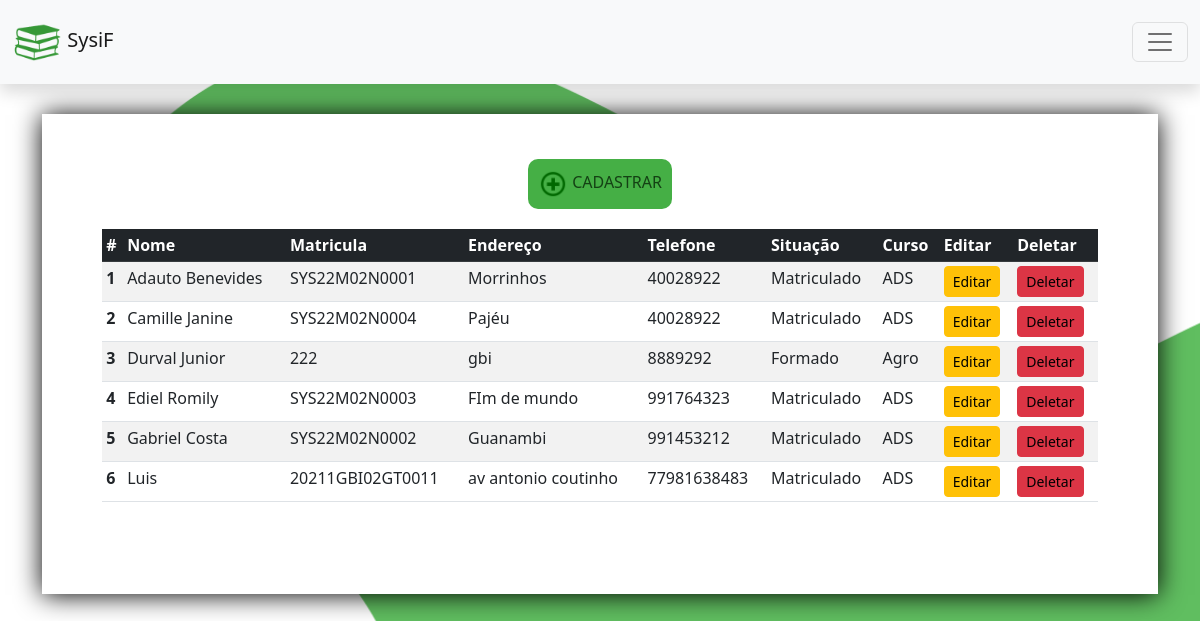
/aluno/, run on the app's committed database.
### aluno/models.py (models this page shows, shortened)
class Aluno(Pessoa):
    id_curso = models.ForeignKey(Curso, on_delete=models.CASCADE)#Durval - passando a chave estangeira da classe(tabela) curso
    matricula = models.CharField('Matricula', max_length=250)
    situacao = models.CharField('Situação', max_length=250)
    class Meta:
        verbose_name = 'Aluno'
        ordering = ['nome']

### professor/models.py (models this page shows, shortened)
class Pessoa(models.Model):
    nome = models.CharField('Nome', max_length=100)
    endereco = models.CharField('Endereço', max_length=250)
    telefone = models.CharField('Telefone', max_length=250)
    class Meta:
        verbose_name = 'Pessoa'
        ordering = ['nome']

### curso/models.py (models this page shows, shortened)
class Curso(models.Model):
    nome_curso = models.CharField('Nome', max_length=250)
    codigo_curso = models.CharField('Código curso', max_length=100)
    descricao = models.CharField('Descrição', max_length=500)
    def __str__(self):
        return self.nome_curso
    class Meta:
        verbose_name = 'Curso'
        ordering = ['nome_curso']

### aluno/views.py (the view)
# urls.py: path('', views.dashboard, name='dashboard'),
def dashboard(request):
     alunos_cadastrados = Aluno.objects.all()
     context ={
        'alunos_cadastrados': alunos_cadastrados,
     }
     return render(request, 'aluno_dashboard.html', context)

### aluno/templates/aluno_dashboard.html (shortened to what this page needs)
{% extends 'base.html' %}
{% load static %}
{% load bootstrap %}
{% block content %}
    <div class="info-div">
        <a href="{% url 'aluno:cadastrar' %}" class="cadastrar">
            <img src="../../static/img/cadastro_simbolo.png" alt="" width="30px">
            CADASTRAR
        </a>
    </div>
    <table class="table table-striped table-sm">
      <thead class="table-dark">
        <tr>
          <th scope="col">#</th>
          <th scope="col">Nome</th>
          <th scope="col">Matricula</th>
          <th scope="col">Endereço</th>
          <th scope="col">Telefone</th>
          <th scope="col">Situação</th>
          <th scope="col">Curso</th>
          <th scope="col">Editar</th>
          <th scope="col">Deletar</th>
        </tr>
      </thead>
      <tbody>
        {% for item in alunos_cadastrados %}
        <tr>
        <th scope="row">{{ forloop.counter }}</th>
          <td>{{item.nome}}</td>
          <td>{{item.matricula}}</td>
          <td>{{item.endereco}}</td>
          <td>{{item.telefone}}</td>
          <td>{{item.situacao}}</td>
          <td>{{item.id_curso}}</td>
          <td><a class="btn btn-sm btn-warning" href="{% url 'aluno:editar' item.id %}">Editar</a></td>
          <td><a class="btn btn-sm btn-danger" href="{% url 'aluno:deletar' item.id %}" onclick="return confirm('Deseja deletar esse aluno?')">Deletar</a></td>
        {% endfor %}
        </tr>
    </tbody>
    </table>
{% endblock %}

### main/templates/base.html (shortened to what this page needs)
<!DOCTYPE html>
{% load static %}
<html lang="pt-br">
<head>
    <link href="https://cdn.jsdelivr.net/npm/bootstrap@5.2.2/dist/css/bootstrap.min.css" rel="stylesheet">
    <link rel="stylesheet" href="https://use.fontawesome.com/releases/v5.3.1/css/all.css">
    <link rel="stylesheet"  href="{% static 'css/style.css' %}">
</head>
<body>
      {% include 'partials/navbar.html' %}
      <section class="caixa">
        <div class="container">
          <div class="row">
            <div class="col-md-12 col-sm-12 col-12 d-flex crud-container ">
                <div class="crud-section col-12">
                  <div class="regulador">
                    {% block content %}
                    {% endblock %}
                  </div>
                </div>
            </div>
        </div>
      </section>
</body>
</html>

### main/templates/partials/navbar.html (shortened to what this page needs)
{% load static %}
<nav class="navbar navbar-light bg-light shadow">
    <div class="container-fluid">
        <a href="{% url 'main:home' %}" class="navbar-brand">
            <img src="../../static/img/logo_home.png" alt="" width="50px">
            <span class="navbar-brand mb-0 h1">SysiF</span>
        </a>
      <button class="navbar-toggler" type="button" data-bs-toggle="modal" data-bs-target="#exampleModal">
        <span class="navbar-toggler-icon"></span>
      </button>
    </div>
  </nav>

### main/static/css/style.css (style rules this page uses)
body { background: rgb(255, 255, 255) url("../img/background.png") no-repeat left top; background-size: 1800px; }
table { margin-top: 20px; }
.list-group-item a, a:link, a:visited,a:active, a:hover { text-decoration: none; color: black; }
.crud-section { height: 29em; box-shadow: 0 1px 25px black; margin-top: 30px; background-color: white; padding: 5px; overflow-y: scroll; scrollbar-width: 4px; scrollbar-color:rgb(96, 190, 96) rgb(97, 97, 94); }
@media (min-height: 620px) { .crud-section { height: 30em; } }
.regulador { width: 90%; height: 80%; margin: 40px auto; }
.btn { color: black; }
.info-div { margin: auto; display: flex; }
.info-div a, .info-div a:link, .info-div a:visited, .info-div a:active, .info-div a:hover { text-decoration: none; color: rgb(20, 65, 20); }
.cadastrar { border-radius: 10px; background-color: rgb(69, 175, 69); padding: 10px 10px; margin: auto; text-align: center; }
.cadastrar img { display: inline; }

### data on the page
Aluno: nome "Adauto Benevides", matricula "SYS22M02N0001", endereco "Morrinhos", telefone "40028922", situacao "Matriculado", id_curso "ADS"
Aluno: nome "Camille Janine", matricula "SYS22M02N0004", endereco "Pajéu", telefone "40028922", situacao "Matriculado", id_curso "ADS"
Aluno: nome "Durval Junior", matricula "222", endereco "gbi", telefone "8889292", situacao "Formado", id_curso "Agro"
Aluno: nome "Ediel Romily", matricula "SYS22M02N0003", endereco "FIm de mundo", telefone "991764323", situacao "Matriculado", id_curso "ADS"
Aluno: nome "Gabriel Costa", matricula "SYS22M02N0002", endereco "Guanambi", telefone "991453212", situacao "Matriculado", id_curso "ADS"
Aluno: nome "Luis", matricula "20211GBI02GT0011", endereco "av antonio coutinho", telefone "77981638483", situacao "Matriculado", id_curso "ADS"
